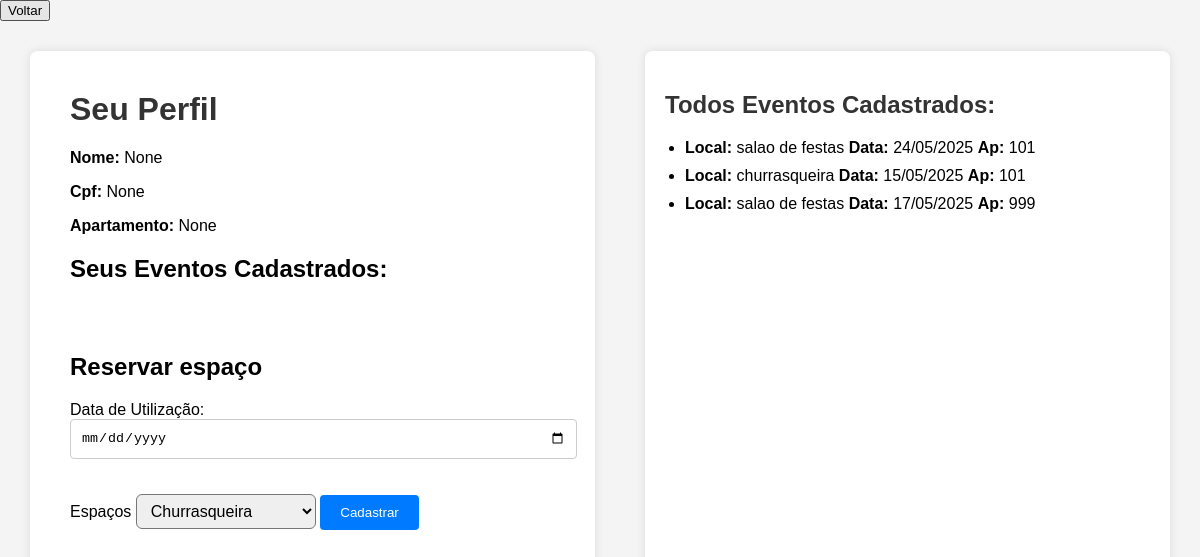
Before: /cadastro_evento with the older database file.
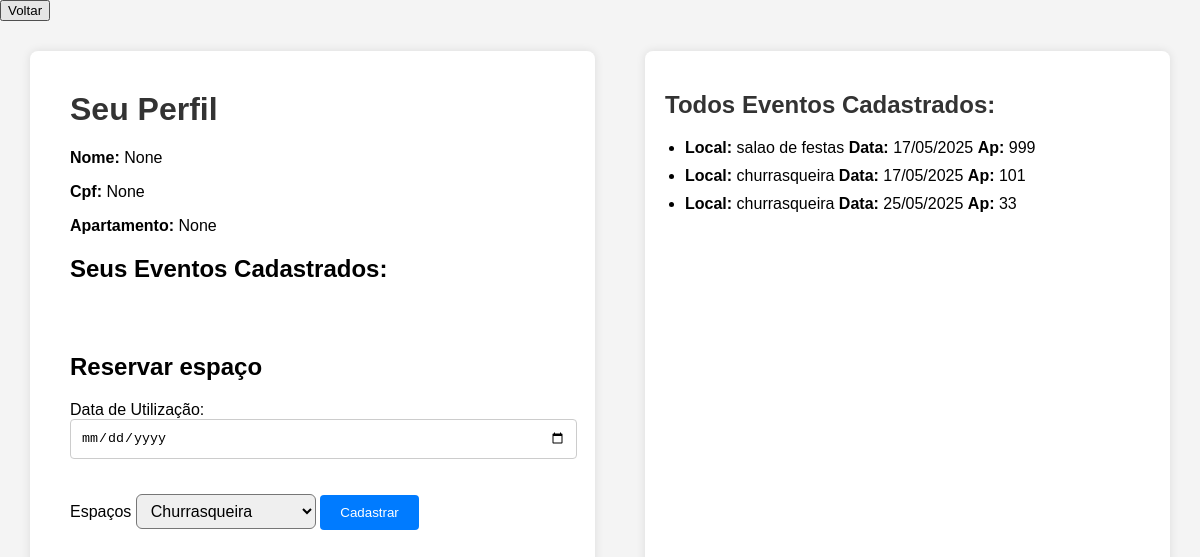
After: the same page with the newer database file.
### app.py (models this page shows)
class Espaco(db.Model):
    __tablename__ = 'agendamento_evento'
    id = db.Column(db.Integer, primary_key=True)
    cpf_morador = db.Column(db.Integer, nullable=False)
    data = db.Column(db.DateTime, nullable = False)
    local = db.Column(db.Integer)
    ambientes = db.Column(db.String(50), nullable=False)
    apartamento = db.Column(db.String(10), nullable=False)
    convidados = db.relationship('ConvidadoEvento', backref='evento', cascade='all, delete-orphan')

### app.py (the view)
@app.route('/cadastro_evento', methods=['GET', 'POST'])
def evento():
    nome_usuario = session.get('usuario_nome')
    cpf_morador = session.get('usuario_cpf')
    ap_morador = session.get('usuario_apartamento')
    error = request.args.get('error')
    eventos = Espaco.query.filter_by(cpf_morador=cpf_morador).all()
    todosEventos = Espaco.query.all()
    return render_template('cadastrar_evento.html', nome=nome_usuario , cpf = cpf_morador , apartamento = ap_morador , eventos = eventos , todosEventos = todosEventos , error = error)

### templates/cadastrar_evento.html (shortened to what this page needs)
<!DOCTYPE html>
<html lang="pt-br">
<head>
</head>
<body>
  <button onclick="window.location.href='/pinicial'">Voltar</button>
  <div class="container">
    <div class="formulario">
        <h1>Seu Perfil</h1>
            <div class="perfil-info">
              <p><strong>Nome:</strong> {{ nome }}</p>
              <p><strong>Cpf:</strong> {{ cpf }}</p>
              <p><strong>Apartamento:</strong> {{ apartamento }}</p>
            </div>
            <div class="eventos-cadastrados">
        <h2>Seus Eventos Cadastrados:</h2>
      </div>
          <form method="POST" action="/addEvento" class="espacamento-superior">
          <h2>{{ 'Editar Familiar' if familiar_editado else 'Reservar espaço' }}</h2>
          <label>Data de Utilização:</label>
          <input type="date" name="data_uso" required>
          <label>Espaços </label>
          <select name="select" id="" class="campo-select">
            <option value="churrasqueira">Churrasqueira</option>
          </select>
        <button type="submit">{{ 'Salvar' if familiar_editado else 'Cadastrar' }}</button>
      </form>
    </div>
    <div class="lista-convidados">
      <div class="eventos-cadastrados">
        <h2>Todos Eventos Cadastrados:</h2>
        <ul>
          {% for eventos in todosEventos %}
            <li>
              <strong>Local:</strong> {{ eventos.ambientes }}
              <strong>Data:</strong> {{ eventos.data.strftime('%d/%m/%Y') }}
              <strong>Ap:</strong> {{ eventos.apartamento }}
            </li>
          {% endfor %}
        </ul>
      </div>
    </div>
  </div>
</body>
</html>

### templates/cadastrar_evento.html (style rules this page uses)
body { font-family: Arial, sans-serif; margin: 0; background-color: #f4f4f4; }
.container { display: flex; padding: 30px; gap: 50px; }
.formulario { flex: 1; background-color: #ffffff; padding: 40px; border-radius: 8px; box-shadow: 0 0 10px rgba(0, 0, 0, 0.1); min-height: 80vh; }
.formulario h1 { margin-top: 0; color: #333; }
.formulario input[type="date"] { width: 100%; padding: 10px; margin-bottom: 35px; border-radius: 4px; border: 1px solid #ccc; }
.formulario button { padding: 10px 20px; border: none; background-color: #007BFF; color: white; border-radius: 4px; cursor: pointer; }
.espacamento-superior { margin-top: 70px; }
.campo-select { width: 180px; height: 35px; font-size: 16px; padding: 5px 10px; border-radius: 6px; }
.lista-convidados { flex: 1; background-color: #ffffff; padding: 20px; border-radius: 8px; max-height: 90vh; overflow-y: auto; box-shadow: 0 0 10px rgba(0, 0, 0, 0.1); display: flex; flex-direction: column; }
.eventos-cadastrados { margin-bottom: 30px; }
.eventos-cadastrados ul { list-style-type: disc; padding-left: 20px; }
.eventos-cadastrados li { margin-bottom: 10px; }
.lista-convidados h2 { color: #333; }

Changed rows visible on the page:
removed Espaco: ambientes "salao de festas", data "24/05/2025", apartamento "101"
removed Espaco: ambientes "churrasqueira", data "15/05/2025", apartamento "101"
added Espaco: ambientes "churrasqueira", data "17/05/2025", apartamento "101"
added Espaco: ambientes "churrasqueira", data "25/05/2025", apartamento "33"
